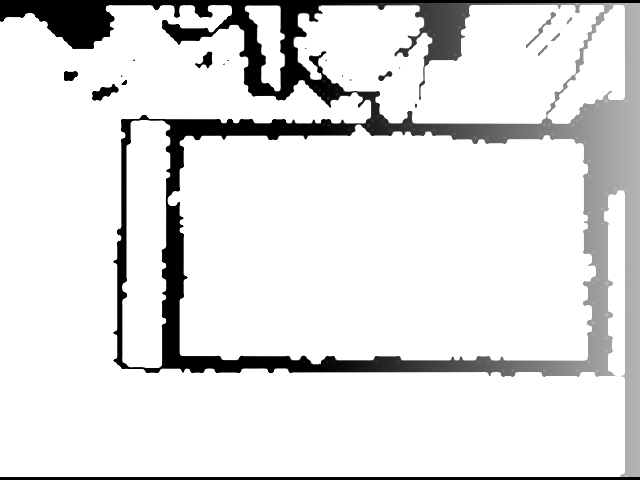
#> input picture pyeyeengine/dynamic_surfacedepth_data.png, 640 x 480 px
$ python -i cv2_with_scipy.py   (imports and definitions only)
#> lines starting #> are read from the running program, lines starting #| are printed output that depends on the picture; after the words box and inside, x2 and y2 are one past the last pixel; in counts of white or black regions, pixels touching at a corner belong together
#> further down, picture is the input picture: shape (480, 640); min 0, max 255, mean 224.9
import cv2
import scipy.ndimage
import numpy as np


# http://www.scipy-lectures.org/advanced/image_processing/#mathematical-morphology

def edges(img_binray, threshold=0): # replace without scipy if possible...
#> called with threshold = 0
    grady, gradx = imradient(img_binray)
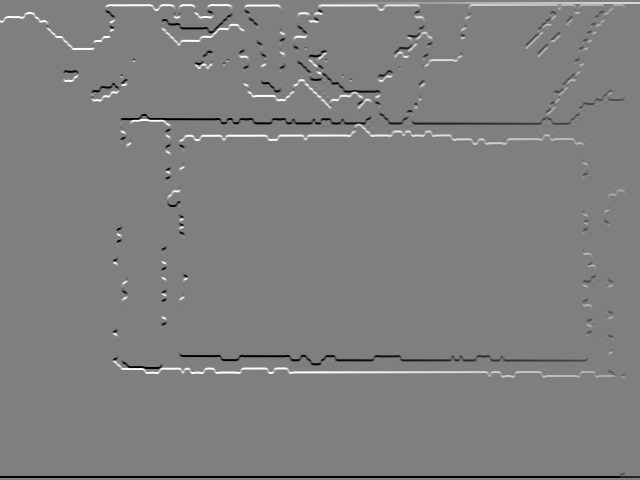
#> grady: shape (480, 640) float32; min -1020, max 1020, mean 0; drawn with min black and max white
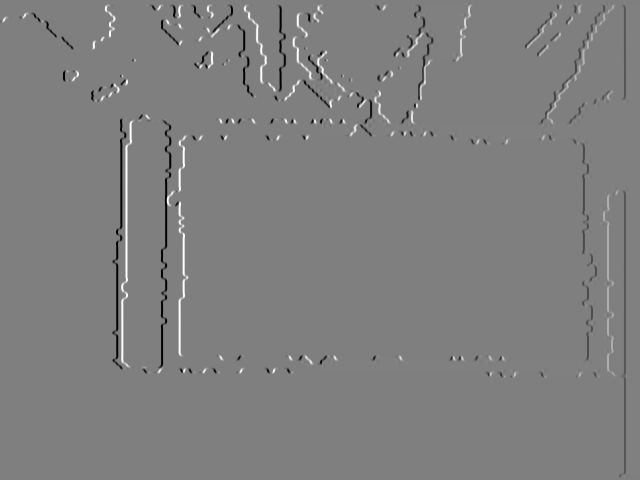
#> gradx: shape (480, 640) float32; min -1020, max 1020, mean -0.8; drawn with min black and max white
    return np.sqrt((grady ** 2 + gradx ** 2)) > threshold
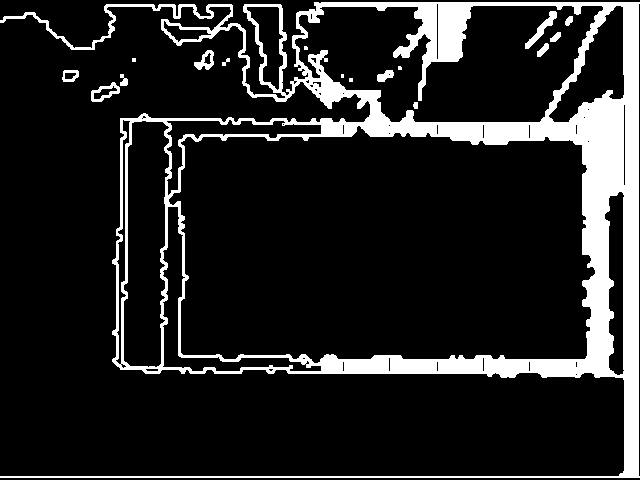
#> returned value: shape (480, 640) bool; 14.5% white; 17 white regions (5 under 20 px), largest, box (x1, y1, x2, y2) and area: (0, 2, 640, 478) 43029, (525, 11, 557, 49) 303, (91, 82, 120, 102) 233

def imradient(img): #gradient y, #gradient x
    return [scipy.ndimage.filters.sobel(np.float32(img), axis=0, mode="nearest"),
    scipy.ndimage.filters.sobel(np.float32(img), axis=1, mode="nearest")]


def dilate(img):
    return scipy.ndimage.binary_dilation(img)


def erode(img):
    return scipy.ndimage.binary_erosion(img)


def medianBlur(im_noise, kernel_size=3):
    return scipy.ndimage.median_filter(im_noise, kernel_size)


def findContours(binary_image):
    label_im, nb_labels = connected_components(edges(binary_image))
    cv2.imshow("label image", np.uint8(label_im)*255)
    cv2.waitKey(1)
    # create list of mx2 arrays [pts num, [X, Y]] for each contour
    return [np.expand_dims(np.fliplr(np.array(np.nonzero(label_im == label)).T), 1) for label in range(1, nb_labels+1)]


def connected_components(mask):
    label_im, nb_labels = scipy.ndimage.label(mask)
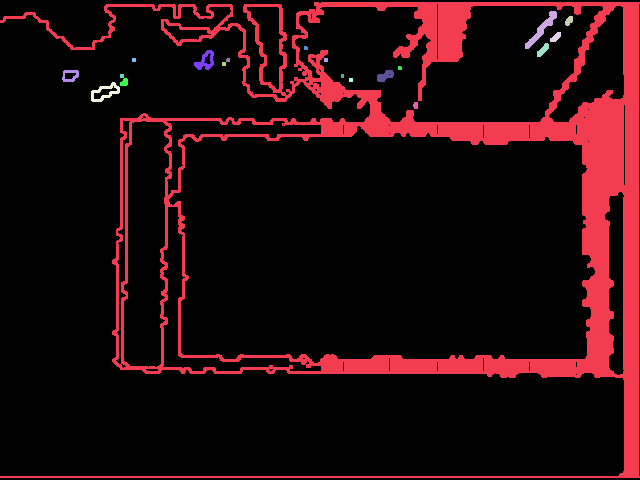
#> label_im: shape (480, 640) int32; 21 distinct labels, from 0 to 20; one colour per label, 0 black
#> nb_labels = 20
    return label_im, nb_labels

>>> import cv2
>>> picture = cv2.imread('../dynamic_surfacedepth_data.png', cv2.IMREAD_GRAYSCALE)
>>> result = findContours(picture)
#> result = 20 items
